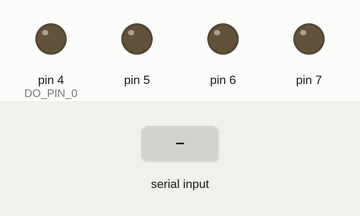
A sketch run on a simulated Arduino Uno, built with avr-gcc and run on an emulated ATmega328P. Shown: output pins drawn as LEDs (lit = HIGH). The inputs (shaded band) are chosen by the test bench.

Above: at 1.2 s.
1.3 s: "start" received over Serial
At 3.5 s:
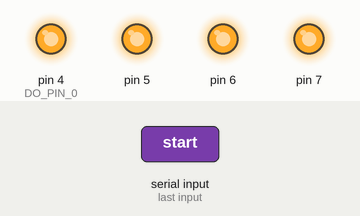
3.8 s: "stop" received over Serial
At 5.7 s:
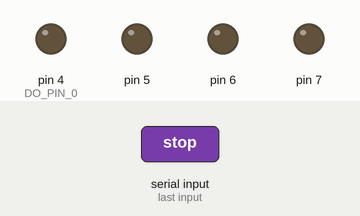
Timing chart, 0 to 7.2 s (numbered marks = the images above; inputs shaded):
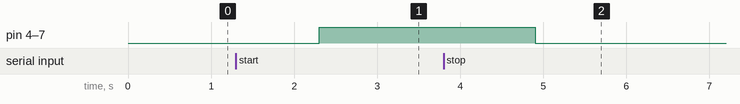

The sketch:

RelayController.ino
```cpp
#define NUM_RELAYS 4
#define DO_PIN_0  4


void setup() {
  // put your setup code here, to run once:
  for(int i = 0; i < NUM_RELAYS; i++){
    pinMode(getPin(i), OUTPUT);
  }
  Serial.begin(9600);
}

void loop() {
  // put your main code here, to run repeatedly:
    String in = Serial.readString();

    if(in.equalsIgnoreCase("start")){
      allRelaysON();
    }
    else if(in.equalsIgnoreCase("stop")){
      allRelaysOFF();
    }
    else{
      //error? nah we'll just ignore it for now
    }
    delay(300);
}

void allRelaysON(){
  for(int i =0; i < NUM_RELAYS; i++){
    relayOn(getPin(i));
  }
}

void allRelaysOFF(){
  for(int i =0; i < NUM_RELAYS; i++){
    relayOff(getPin(i));
  }
}

void relayOn(int pinIndex){
  digitalWrite(pinIndex, HIGH);
}

void relayOff(int pinIndex){
  digitalWrite(pinIndex, LOW);
}

int getPin(int index){
  return index + DO_PIN_0;
}
```

Measured:
- after the input at 1.3 s, pin 4 (DO_PIN_0), pin 5–7: LOW → HIGH after 1.0 s
- after the input at 3.8 s, pin 4 (DO_PIN_0), pin 5–7: HIGH → LOW after 1.1 s
